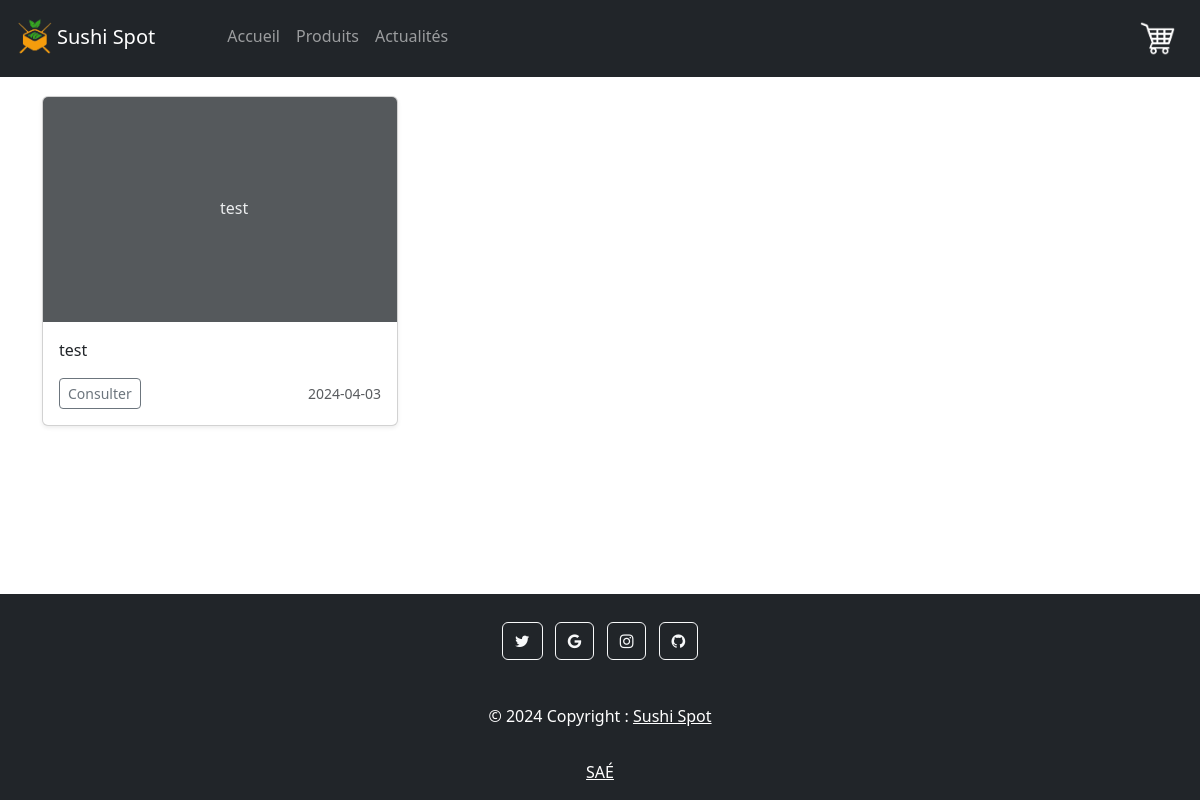
The page /actualite/ on the database its author committed.
### tables this page shows
CREATE TABLE `actualite` (
  `id` int(11) NOT NULL,
  `titre` varchar(255) NOT NULL,
  `description` text NOT NULL,
  `date_creation` date NOT NULL,
  `statut` tinyint(1) NOT NULL
);

### vue/actualite/v-lstActualite.php (the view)
<br>
<br>
<br>
<br>
<div class="container">
    <div class="row">
        <?php foreach ($lstActu as $uneActu): ?>
            <div class="col-12 col-md col-lg-4">
                <div class="card shadow-sm">
                    <svg class="bd-placeholder-img card-img-top" width="100%" height="225" xmlns="http://www.w3.org/2000/svg" role="img" aria-label="Placeholder: Thumbnail" preserveAspectRatio="xMidYMid slice" focusable="false">
                        <title><?=$uneActu['titre']?></title>
                        <rect width="100%" height="100%" fill="#55595c"/>
                        <text x="50%" y="50%" fill="#eceeef" dy=".3em"><?=$uneActu['titre']?></text>
                    </svg>
                    <div class="card-body">
                        <p class="card-text"><?=substr($uneActu['description'],0,50)?></p>
                        <div class="d-flex justify-content-between align-items-center">
                            <div class="btn-group">
                                <a href="actualite/<?=$uneActu['id']?>/" class="btn btn-sm btn-outline-secondary">Consulter</a>
                            </div>
                            <small class="text-body-secondary"><?=$uneActu['date_creation']?></small>
                        </div>
                    </div>
                </div>
            </div>
        <?php endforeach; ?>
    </div>
</div>

### include/style/style.css (style rules this page uses)
body { margin: 0; display: flex; min-height: 100vh; flex-direction: column; }

### rows shown on the page
actualite: titre "test", description "test", date_creation "2024-04-03"
